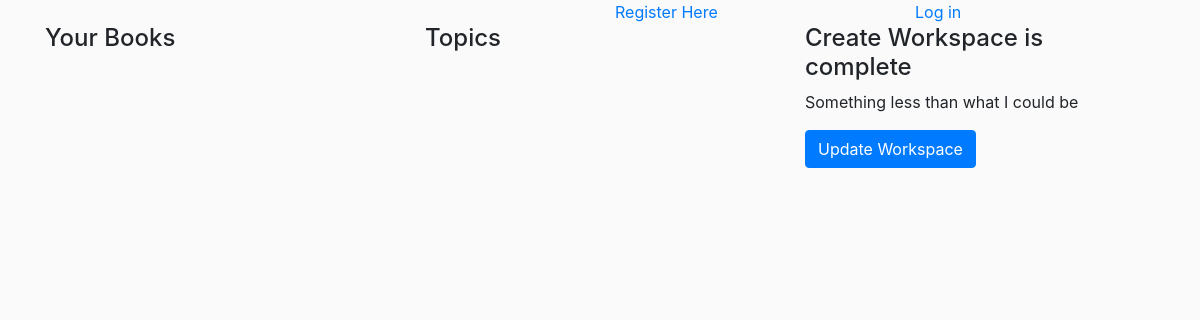
The page /workspaces/workspace/5/ on the database its author committed.
### working/models.py (models this page shows)
class Workspace(models.Model):
    publisheradmin = models.ForeignKey(User)
    name = models.CharField(max_length=140, blank=False)
    blurb = models.TextField(max_length=140, blank=True)
    def __str__(self):
        return self.name

### working/views.py (the view)
# urls.py: url(r'^workspace/(\d+)/$', workspace, name="workspace"),
def workspace(request, id):
    if request.method =="POST":
        ws = get_object_or_404(Workspace, pk=id)
        ws.name = request.POST.get('name')
        ws.blurb = request.POST.get('blurb')
        ws.save()
    content = get_object_or_404(Workspace, pk=id)
    wsform = WorkspaceForm(instance=content)
    form = BookForm()
    return render(request, "workspace.html", {"content":content, "form": form, "wsform": wsform})

### working/templates/workspace.html (shortened to what this page needs)
{% extends "base.html" %}
{% load bootstrap_tags %}
{% block content %}
<div class="container">
    <div class="row">
        <div class="col-sm-4">
            <h4>Your Books</h4>
        </div>
        <div class="col-sm-4">
            <h4>Topics</h4>
        </div>
        <div class="col-sm-4">
            <h4>{{ content }}</h4>
            <p>{{ content.blurb }}</p>
            <button type="button" class="btn btn-primary" data-toggle="modal" data-target="#exampleModal">
            Update Workspace
            </button>
        </div>
    </div>
</div>
{% endblock %}

### static/css/style.css (style rules this page uses)
body { background-color: #fafafa; }

### rows shown on the page
Workspace: name "Create Workspace is complete", blurb "Something less than what I could be"
